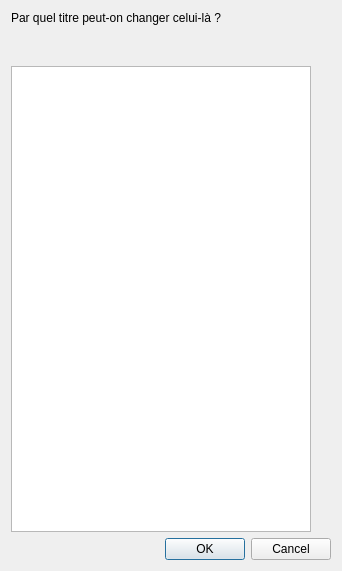
<?xml version="1.0" encoding="UTF-8"?>
<ui version="4.0">
 <class>DialogChoixTitreFusion</class>
 <widget class="QDialog" name="DialogChoixTitreFusion">
  <property name="geometry">
   <rect>
    <x>0</x>
    <y>0</y>
    <width>342</width>
    <height>571</height>
   </rect>
  </property>
  <property name="windowTitle">
   <string>Dialog</string>
  </property>
  <layout class="QVBoxLayout" name="verticalLayout">
   <item>
    <widget class="QLabel" name="label">
     <property name="text">
      <string>Par quel titre peut-on changer celui-là ?</string>
     </property>
    </widget>
   </item>
   <item>
    <widget class="QLabel" name="PhrasedeSupport">
     <property name="styleSheet">
      <string notr="true">font-size:25px;</string>
     </property>
     <property name="text">
      <string/>
     </property>
     <property name="alignment">
      <set>Qt::AlignCenter</set>
     </property>
    </widget>
   </item>
   <item>
    <widget class="QListWidget" name="TitresProposes">
     <property name="maximumSize">
      <size>
       <width>300</width>
       <height>500</height>
      </size>
     </property>
     <property name="selectionBehavior">
      <enum>QAbstractItemView::SelectRows</enum>
     </property>
     <property name="gridSize">
      <size>
       <width>20</width>
       <height>20</height>
      </size>
     </property>
     <property name="viewMode">
      <enum>QListView::ListMode</enum>
     </property>
    </widget>
   </item>
   <item>
    <widget class="QDialogButtonBox" name="buttonBox">
     <property name="orientation">
      <enum>Qt::Horizontal</enum>
     </property>
     <property name="standardButtons">
      <set>QDialogButtonBox::Cancel|QDialogButtonBox::Ok</set>
     </property>
    </widget>
   </item>
  </layout>
  <zorder>PhrasedeSupport</zorder>
  <zorder>TitresProposes</zorder>
  <zorder>label</zorder>
  <zorder>buttonBox</zorder>
 </widget>
 <resources/>
 <connections>
  <connection>
   <sender>buttonBox</sender>
   <signal>accepted()</signal>
   <receiver>DialogChoixTitreFusion</receiver>
   <slot>accept()</slot>
   <hints>
    <hint type="sourcelabel">
     <x>248</x>
     <y>254</y>
    </hint>
    <hint type="destinationlabel">
     <x>157</x>
     <y>274</y>
    </hint>
   </hints>
  </connection>
  <connection>
   <sender>buttonBox</sender>
   <signal>rejected()</signal>
   <receiver>DialogChoixTitreFusion</receiver>
   <slot>reject()</slot>
   <hints>
    <hint type="sourcelabel">
     <x>316</x>
     <y>260</y>
    </hint>
    <hint type="destinationlabel">
     <x>286</x>
     <y>274</y>
    </hint>
   </hints>
  </connection>
 </connections>
</ui>
